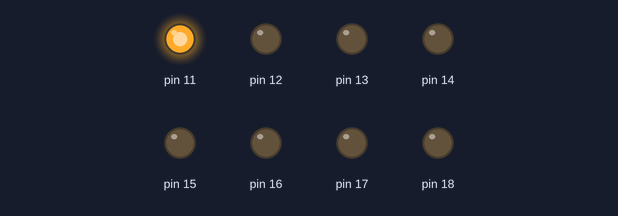
Simulated run of this sketch. Board: Arduino Uno, built with avr-gcc and run on an emulated ATmega328P. Shown: output pins drawn as LEDs (lit = HIGH).

Above: at 0.05 s.
At 1.25 s:
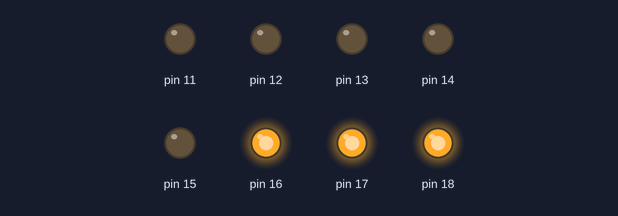
At 2.45 s:
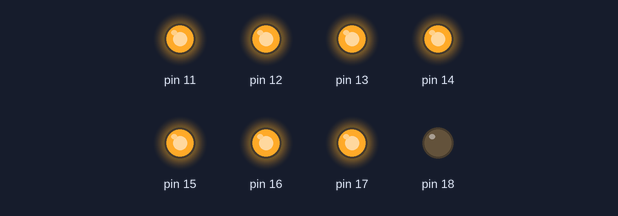
At 4.85 s:
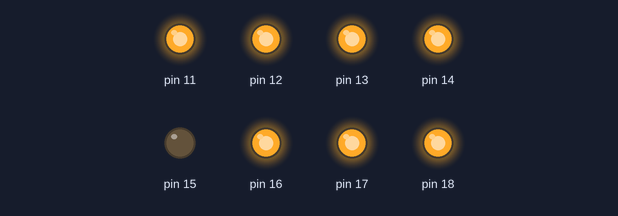
At 7.25 s:
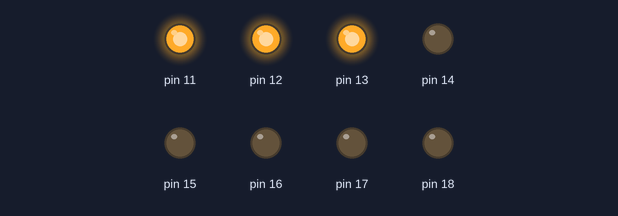
At 9.75 s:
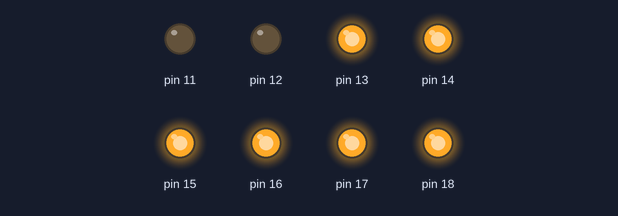
Timing chart, 0 to 10.1 s (numbered marks = the images above):
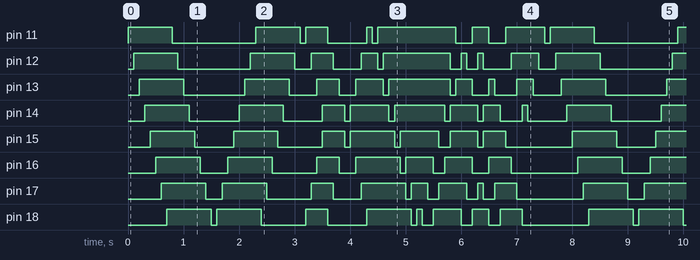

The sketch:

Running_LIGHTS.ino
```cpp
int del=100;
void setup()
{
pinMode(11,OUTPUT);
pinMode(12,OUTPUT);
pinMode(13,OUTPUT);
pinMode(14,OUTPUT);
pinMode(15,OUTPUT);
pinMode(16,OUTPUT);
pinMode(17,OUTPUT);
pinMode(18,OUTPUT);
}
void loop()
{
digitalWrite(11,HIGH);
delay(del);
digitalWrite(12,HIGH);
delay(del);
digitalWrite(13,HIGH);
delay(del);
digitalWrite(14,HIGH);
delay(del);
digitalWrite(15,HIGH);
delay(del);
digitalWrite(16,HIGH);
delay(del);
digitalWrite(17,HIGH);
delay(del);
digitalWrite(18,HIGH);
delay(del);
digitalWrite(11,LOW);
delay(del);
digitalWrite(12,LOW);
delay(del);
digitalWrite(13,LOW);
delay(del);
digitalWrite(14,LOW);
delay(del);
digitalWrite(15,LOW);
delay(del);
digitalWrite(16,LOW);
delay(del);
digitalWrite(17,LOW);
delay(del);
digitalWrite(18,LOW);
delay(del);
digitalWrite(18,HIGH);
delay(del);
digitalWrite(17,HIGH);
delay(del);
digitalWrite(16,HIGH);
delay(del);
digitalWrite(15,HIGH);
delay(del);
digitalWrite(14,HIGH);
delay(del);
digitalWrite(13,HIGH);
delay(del);
digitalWrite(12,HIGH);
delay(del);
digitalWrite(11,HIGH);
delay(del);
digitalWrite(18,LOW);
delay(del);
digitalWrite(17,LOW);
delay(del);
digitalWrite(16,LOW);
delay(del);
digitalWrite(15,LOW);
delay(del);
digitalWrite(14,LOW);
delay(del);
digitalWrite(13,LOW);
delay(del);
digitalWrite(12,LOW);
delay(del);
digitalWrite(11,LOW);
delay(del);
digitalWrite(11,HIGH);
digitalWrite(18,HIGH);
delay(del);
digitalWrite(12,HIGH);
digitalWrite(17,HIGH);
delay(del);
digitalWrite(13,HIGH);
digitalWrite(16,HIGH);
delay(del);
digitalWrite(14,HIGH);
digitalWrite(15,HIGH);
delay(del);
digitalWrite(11,LOW);
digitalWrite(18,LOW);
delay(del);
digitalWrite(12,LOW);
digitalWrite(17,LOW);
delay(del);
digitalWrite(13,LOW);
digitalWrite(16,LOW);
delay(del);
digitalWrite(14,LOW);
digitalWrite(15,LOW);
delay(del);
digitalWrite(14,HIGH);
digitalWrite(15,HIGH);
delay(del);
digitalWrite(13,HIGH);
digitalWrite(16,HIGH);
delay(del);
digitalWrite(12,HIGH);
digitalWrite(17,HIGH);
delay(del);
digitalWrite(11,HIGH);
digitalWrite(18,HIGH);
delay(del);
digitalWrite(11,LOW);
digitalWrite(12,HIGH);
digitalWrite(13,HIGH);
digitalWrite(14,HIGH);
digitalWrite(15,HIGH);
digitalWrite(16,HIGH);
digitalWrite(17,HIGH);
digitalWrite(18,HIGH);
delay(del);
digitalWrite(11,HIGH);
digitalWrite(12,LOW);
digitalWrite(13,HIGH);
digitalWrite(14,HIGH);
digitalWrite(15,HIGH);
digitalWrite(16,HIGH);
digitalWrite(17,HIGH);
digitalWrite(18,HIGH);
delay(del);
digitalWrite(11,HIGH);
digitalWrite(12,HIGH);
digitalWrite(13,LOW);
digitalWrite(14,HIGH);
digitalWrite(15,HIGH);
digitalWrite(16,HIGH);
digitalWrite(17,HIGH);
digitalWrite(18,HIGH);
delay(del);
digitalWrite(11,HIGH);
digitalWrite(12,HIGH);
digitalWrite(13,HIGH);
digitalWrite(14,LOW);
digitalWrite(15,HIGH);
digitalWrite(16,HIGH);
digitalWrite(17,HIGH);
digitalWrite(18,HIGH);
delay(del);
digitalWrite(11,HIGH);
digitalWrite(12,HIGH);
digitalWrite(13,HIGH);
digitalWrite(14,HIGH);
digitalWrite(15,LOW);
digitalWrite(16,HIGH);
digitalWrite(17,HIGH);
digitalWrite(18,HIGH);
delay(del);
digitalWrite(11,HIGH);
digitalWrite(12,HIGH);
digitalWrite(13,HIGH);
digitalWrite(14,HIGH);
digitalWrite(15,HIGH);
digitalWrite(16,LOW);
digitalWrite(17,HIGH);
digitalWrite(18,HIGH);
delay(del);
digitalWrite(11,HIGH);
digitalWrite(12,HIGH);
digitalWrite(13,HIGH);
digitalWrite(14,HIGH);
digitalWrite(15,HIGH);
digitalWrite(16,HIGH);
digitalWrite(17,LOW);
digitalWrite(18,HIGH);
delay(del);
digitalWrite(11,HIGH);
digitalWrite(12,HIGH);
digitalWrite(13,HIGH);
digitalWrite(14,HIGH);
digitalWrite(15,HIGH);
digitalWrite(16,HIGH);
digitalWrite(17,HIGH);
digitalWrite(18,LOW);
delay(del);
digitalWrite(11,HIGH);
digitalWrite(12,HIGH);
digitalWrite(13,HIGH);
digitalWrite(14,HIGH);
digitalWrite(15,HIGH);
digitalWrite(16,HIGH);
digitalWrite(17,HIGH);
digitalWrite(18,HIGH);
delay(del);
digitalWrite(11,HIGH);
digitalWrite(12,HIGH);
digitalWrite(13,HIGH);
digitalWrite(14,HIGH);
digitalWrite(15,HIGH);
digitalWrite(16,HIGH);
digitalWrite(17,HIGH);
digitalWrite(18,LOW);
delay(del);
digitalWrite(11,HIGH);
digitalWrite(12,HIGH);
digitalWrite(13,HIGH);
digitalWrite(14,HIGH);
digitalWrite(15,HIGH);
digitalWrite(16,HIGH);
digitalWrite(17,LOW);
digitalWrite(18,LOW);
delay(del);
digitalWrite(11,HIGH);
digitalWrite(12,HIGH);
digitalWrite(13,HIGH);
digitalWrite(14,HIGH);
digitalWrite(15,HIGH);
digitalWrite(16,LOW);
digitalWrite(17,LOW);
digitalWrite(18,HIGH);
delay(del);
digitalWrite(11,HIGH);
digitalWrite(12,HIGH);
digitalWrite(13,HIGH);
digitalWrite(14,HIGH);
digitalWrite(15,LOW);
digitalWrite(16,LOW);
digitalWrite(17,HIGH);
digitalWrite(18,HIGH);
delay(del);
digitalWrite(11,HIGH);
digitalWrite(12,HIGH);
digitalWrite(13,HIGH);
digitalWrite(14,LOW);
digitalWrite(15,LOW);
digitalWrite(16,HIGH);
digitalWrite(17,HIGH);
digitalWrite(18,HIGH);
delay(del);
digitalWrite(11,HIGH);
digitalWrite(12,LOW);
digitalWrite(13,LOW);
digitalWrite(14,HIGH);
digitalWrite(15,HIGH);
digitalWrite(16,HIGH);
digitalWrite(17,HIGH);
digitalWrite(18,HIGH);
delay(del);
digitalWrite(11,LOW);
digitalWrite(12,LOW);
digitalWrite(13,HIGH);
digitalWrite(14,HIGH);
digitalWrite(15,HIGH);
digitalWrite(16,HIGH);
digitalWrite(17,HIGH);
digitalWrite(18,HIGH);
delay(del);
digitalWrite(11,LOW);
digitalWrite(12,HIGH);
digitalWrite(13,HIGH);
digitalWrite(14,HIGH);
digitalWrite(15,HIGH);
digitalWrite(16,HIGH);
digitalWrite(17,HIGH);
digitalWrite(18,LOW);
delay(del);
digitalWrite(11,LOW);
digitalWrite(12,LOW);
digitalWrite(13,HIGH);
digitalWrite(14,HIGH);
digitalWrite(15,HIGH);
digitalWrite(16,HIGH);
digitalWrite(17,LOW);
digitalWrite(18,LOW);
delay(del);
digitalWrite(11,HIGH);
digitalWrite(12,LOW);
digitalWrite(13,LOW);
digitalWrite(14,HIGH);
digitalWrite(15,HIGH);
digitalWrite(16,LOW);
digitalWrite(17,LOW);
digitalWrite(18,HIGH);
delay(del);
digitalWrite(11,HIGH);
digitalWrite(12,HIGH);
digitalWrite(13,LOW);
digitalWrite(14,LOW);
digitalWrite(15,LOW);
digitalWrite(16,LOW);
digitalWrite(17,HIGH);
digitalWrite(18,HIGH);
delay(del);
digitalWrite(11,HIGH);
digitalWrite(12,LOW);
digitalWrite(13,LOW);
digitalWrite(14,HIGH);
digitalWrite(15,HIGH);
digitalWrite(16,LOW);
digitalWrite(17,LOW);
digitalWrite(18,HIGH);
delay(del);
digitalWrite(11,LOW);
digitalWrite(12,LOW);
digitalWrite(13,HIGH);
digitalWrite(14,HIGH);
digitalWrite(15,HIGH);
digitalWrite(16,HIGH);
digitalWrite(17,LOW);
digitalWrite(18,LOW);
delay(del);
digitalWrite(11,LOW);
digitalWrite(12,LOW);
digitalWrite(13,LOW);
digitalWrite(14,HIGH);
digitalWrite(15,HIGH);
digitalWrite(16,HIGH);
digitalWrite(17,HIGH);
digitalWrite(18,LOW);
delay(del);
digitalWrite(11,LOW);
digitalWrite(12,LOW);
digitalWrite(13,LOW);
digitalWrite(14,LOW);
digitalWrite(15,HIGH);
digitalWrite(16,HIGH);
digitalWrite(17,HIGH);
digitalWrite(18,HIGH);
delay(del);
digitalWrite(11,HIGH);
digitalWrite(12,LOW);
digitalWrite(13,LOW);
digitalWrite(14,LOW);
digitalWrite(15,LOW);
digitalWrite(16,HIGH);
digitalWrite(17,HIGH);
digitalWrite(18,HIGH);
delay(del);
digitalWrite(11,HIGH);
digitalWrite(12,HIGH);
digitalWrite(13,LOW);
digitalWrite(14,LOW);
digitalWrite(15,LOW);
digitalWrite(16,LOW);
digitalWrite(17,HIGH);
digitalWrite(18,HIGH);
delay(del);
digitalWrite(11,HIGH);
digitalWrite(12,HIGH);
digitalWrite(13,HIGH);
digitalWrite(14,LOW);
digitalWrite(15,LOW);
digitalWrite(16,LOW);
digitalWrite(17,LOW);
digitalWrite(18,HIGH);
delay(del);
digitalWrite(11,HIGH);
digitalWrite(12,HIGH);
digitalWrite(13,HIGH);
digitalWrite(14,HIGH);
digitalWrite(15,LOW);
digitalWrite(16,LOW);
digitalWrite(17,LOW);
digitalWrite(18,LOW);
delay(del);
digitalWrite(11,HIGH);
digitalWrite(12,HIGH);
digitalWrite(13,HIGH);
digitalWrite(14,LOW);
digitalWrite(15,LOW);
digitalWrite(16,LOW);
digitalWrite(17,LOW);
digitalWrite(18,LOW);
delay(del);
digitalWrite(11,HIGH);
digitalWrite(12,HIGH);
digitalWrite(13,LOW);
digitalWrite(14,LOW);
digitalWrite(15,LOW);
digitalWrite(16,LOW);
digitalWrite(17,LOW);
digitalWrite(18,LOW);
delay(del);
digitalWrite(11,HIGH);
digitalWrite(12,LOW);
digitalWrite(13,LOW);
digitalWrite(14,LOW);
digitalWrite(15,LOW);
digitalWrite(16,LOW);
digitalWrite(17,LOW);
digitalWrite(18,LOW);
delay(del);
digitalWrite(11,LOW);
digitalWrite(12,LOW);
digitalWrite(13,LOW);
digitalWrite(14,LOW);
digitalWrite(15,LOW);
digitalWrite(16,LOW);
digitalWrite(17,LOW);
digitalWrite(18,LOW);
delay(del);

}
```

Measured:
- by itself, pin 11: repeats every 7.6 s: LOW 1.5 s, HIGH 0.80 s, LOW 0.10 s, HIGH 0.40 s, LOW 0.70 s, HIGH 0.10 s, LOW 0.10 s, HIGH 1.4 s, LOW 0.30 s, HIGH 0.30 s, LOW 0.30 s, HIGH 0.70 s, LOW 0.10 s, HIGH 0.80 s
- by itself, pin 15: repeats every 7.6 s: LOW 0.70 s, HIGH 0.80 s, LOW 0.80 s, HIGH 0.40 s, LOW 0.10 s, HIGH 0.80 s, LOW 0.10 s, HIGH 0.70 s, LOW 0.20 s, HIGH 0.50 s, LOW 0.10 s, HIGH 0.40 s, LOW 1.2 s, HIGH 0.80 s
- by itself, everything shown: repeats every 7.6 s, in 76 steps
